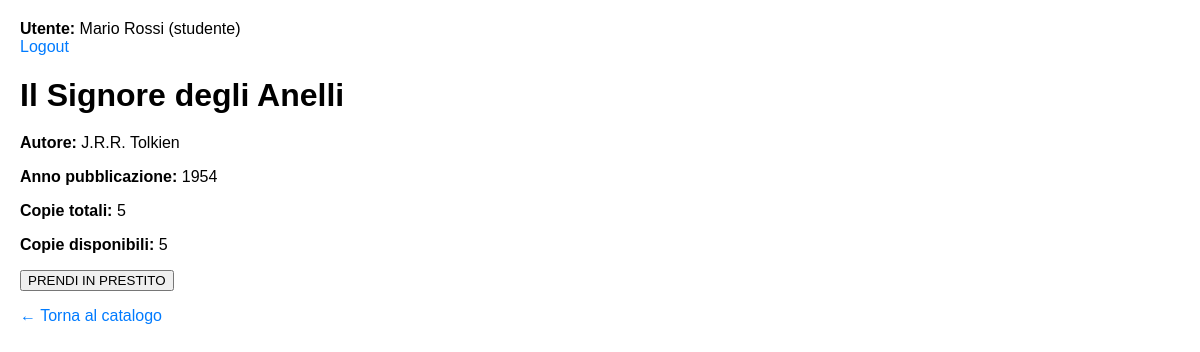
Page /src/libro.php?id=2 (signed in) on the committed database.
### tables this page shows
CREATE TABLE libri (
id_libro INT AUTO_INCREMENT PRIMARY KEY,
titolo VARCHAR(100) NOT NULL,
autore VARCHAR(100) NOT NULL,
anno_pubblicazione INT,
copie_totali INT NOT NULL,
copie_disponibili INT NOT NULL
);

### src/libro.php (the view, shortened to what this page needs)
<?php
    require_once 'config.php';
    $id_libro = $_GET['id'] ?? null;
    $sql = "SELECT * FROM libri WHERE id_libro = ?";
    $stmt = mysqli_prepare($conn, $sql);
    mysqli_stmt_bind_param($stmt, 'i', $id_libro);
    mysqli_stmt_execute($stmt);
    $result = mysqli_stmt_get_result($stmt);
    $libro = mysqli_fetch_assoc($result);
    $MAX_PRESTITI = 3;
    $prestiti_attivi = 0;
    if($_SESSION['user_ruolo'] === 'studente') {
        $sql = "SELECT COUNT(*) AS count FROM prestiti WHERE id_utente = ? AND data_fine IS NULL";
        $stmt = mysqli_prepare($conn, $sql);
        mysqli_stmt_bind_param($stmt, 'i', $_SESSION['user_id']);
        mysqli_stmt_execute($stmt);
        $result = mysqli_stmt_get_result($stmt);
        $row = mysqli_fetch_assoc($result);
        $prestiti_attivi=(int)$row['count'];
    }
?>
<!DOCTYPE html>
    <html lang="it">
    <head>
    </head>
    <body>
    <div>
        <div>
            <strong>Utente:</strong> <?php echo htmlspecialchars($_SESSION['user_nome'] . ' ' . $_SESSION['user_cognome']); ?>
            (<?php echo htmlspecialchars($_SESSION['user_ruolo']); ?>)
        </div>
        <div>
            <a href="logout.php">Logout</a>
        </div>
    </div>
    <div>
        <h1><?php echo htmlspecialchars($libro['titolo']); ?></h1>
        <p><strong>Autore:</strong> <?php echo htmlspecialchars($libro['autore']); ?></p>
        <p><strong>Anno pubblicazione:</strong> <?php echo htmlspecialchars($libro['anno_pubblicazione']); ?></p>
        <p><strong>Copie totali:</strong> <?php echo (int)$libro['copie_totali']; ?></p>
        <p><strong>Copie disponibili:</strong> <?php echo (int)$libro['copie_disponibili']; ?></p>
        <?php if ($_SESSION['user_ruolo'] === 'studente' && $libro['copie_disponibili'] > 0 && $prestiti_attivi < $MAX_PRESTITI): ?>
            <form method="post" action="presta_libro.php">
                <button type="submit" class="presta">PRENDI IN PRESTITO</button>
            </form>
        <?php elseif ($_SESSION['user_ruolo'] === 'studente'): ?>
            <div>
                Non disponibile al prestito o limite prestiti raggiunto (<?php echo $prestiti_attivi; ?>/<?php echo $MAX_PRESTITI; ?>).
            </div>
        <?php endif; ?>
    </div>
    <p><a href="libri.php">← Torna al catalogo</a></p>
</body>
</html>

### src/libro.php (style rules this page uses)
body { font-family: Arial, sans-serif; margin: 20px; }
h1 { margin-bottom: 20px; }
a { color: #007bff; text-decoration: none; }

### rows in the picture
libri: titolo "Il Signore degli Anelli", autore "J.R.R. Tolkien", anno_pubblicazione "1954", copie_totali "5", copie_disponibili "5"

### other values in the picture
$_SESSION['user_nome'] . ' ' . $_SESSION['user_cognome'] "Mario Rossi"
$_SESSION['user_ruolo'] "studente"
